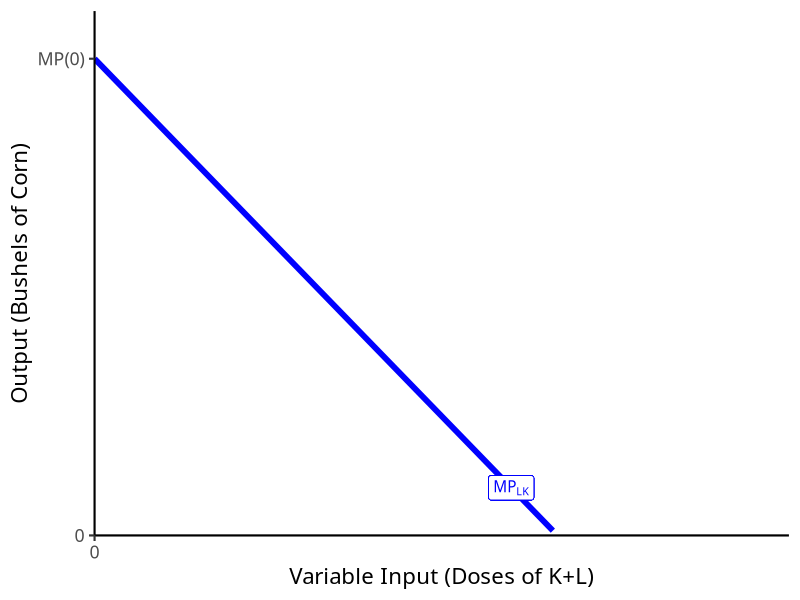
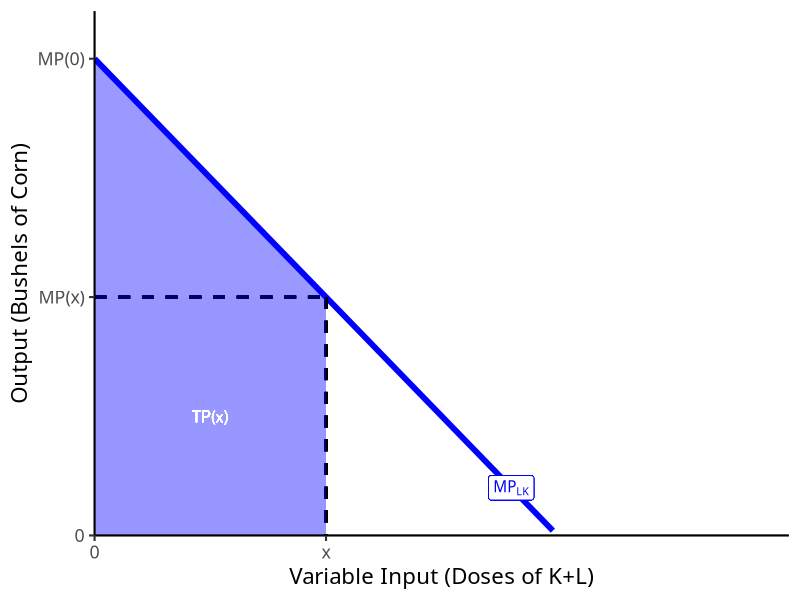
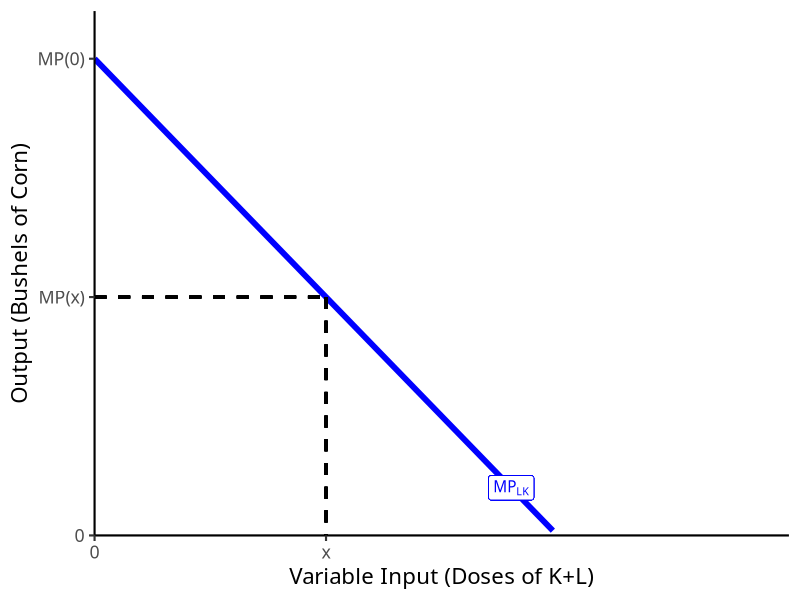
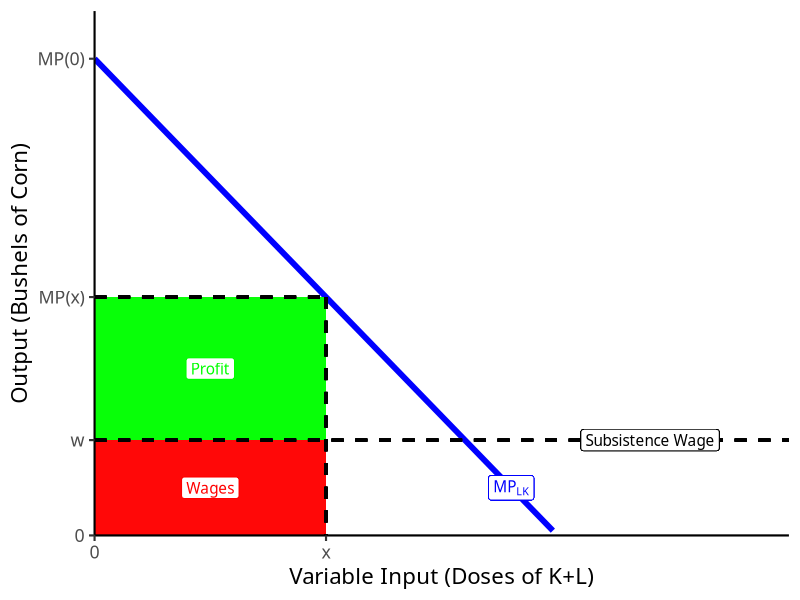
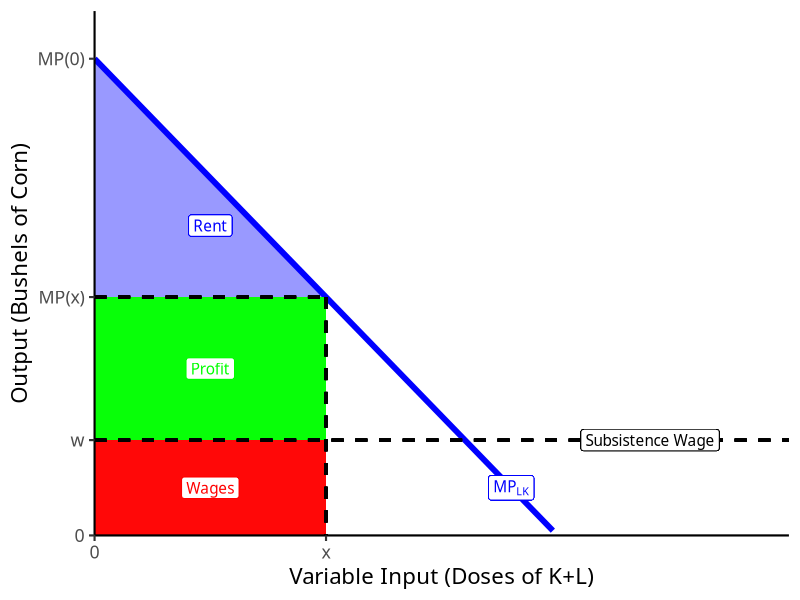
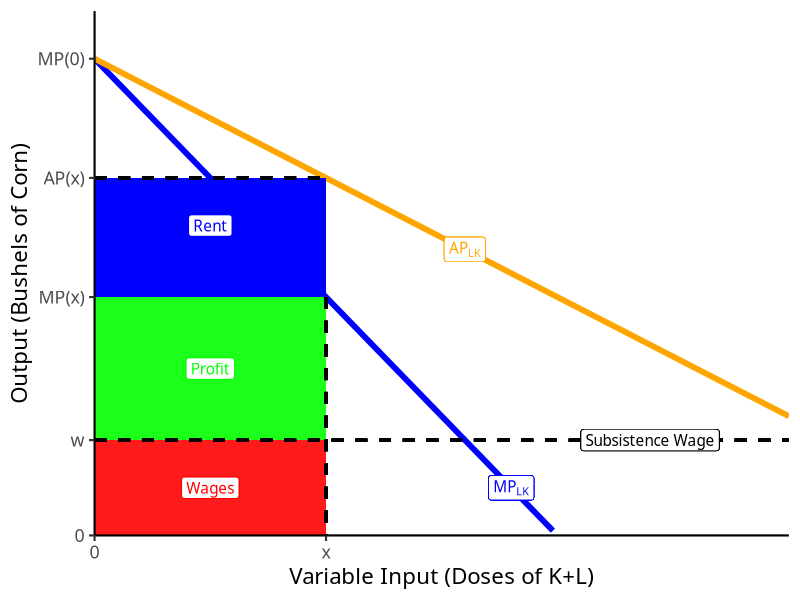
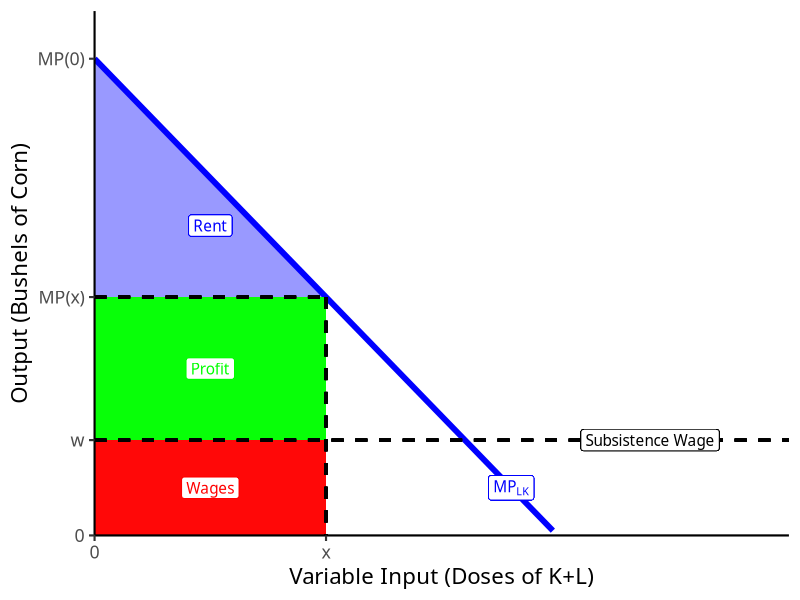
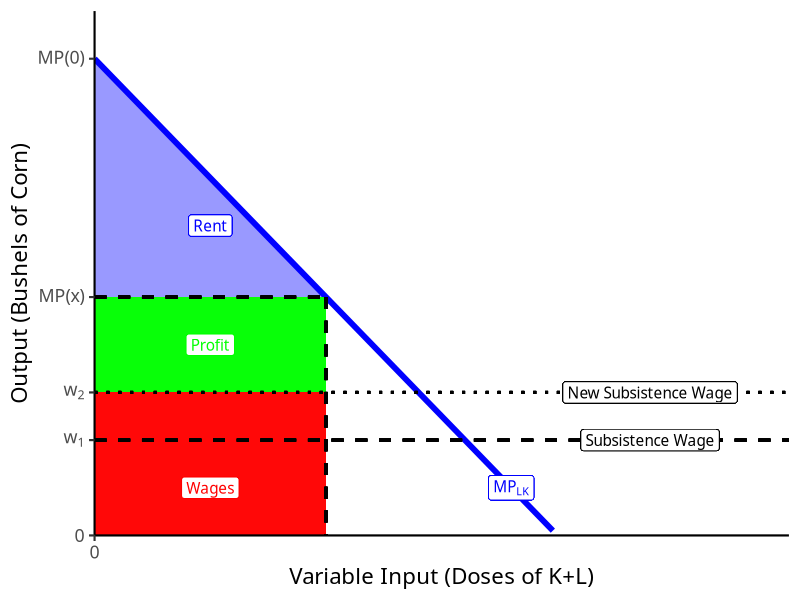

Generate these figures, in order, with R:
## ---- chunk 1
options(htmltools.dir.version = FALSE)
knitr::opts_chunk$set(echo=F,
                      message=F,
                      warning=F)
library(tidyverse)
library(ggrepel)
library(ggthemes)
set.seed(256)
update_geom_defaults("label", list(family = "Fira Sans Condensed"))
## ---- chunk 2
mp=function(x){10-x}
ap=function(x){10-0.5*x}

base<-ggplot(data = tibble(x = 1:10))+
  aes(x=x)+
  stat_function(fun = mp, geom = "line", size = 2, color = "blue")+
  geom_label(x = 9, y = mp(9), color = "blue", label = expression(MP[LK]))+
  #stat_function(fun = ap, geom = "line", size = 2, color = "orange")+
  # geom_label(x = 8, y = ap(8), color = "orange", label = expression(AP[LK]))+
  scale_x_continuous(breaks = c(0),
                     limits = c(0,15),
                     expand = c(0,0))+
  scale_y_continuous(breaks = c(0, 10),
                     labels = c(0,"MP(0)"),
                     limits = c(0,11),
                     expand = c(0,0))+
  labs(x = "Variable Input (Doses of K+L)",
       y = "Output (Bushels of Corn)")+
  theme_classic(base_family = "Fira Sans Condensed", base_size =16)
base
## ---- chunk 3
rent_tri<-tribble(
  ~x, ~y,
  0, 5,
  0, 10,
  5, 5
)

base+
  scale_x_continuous(breaks = c(0,5),
                     labels = c(0, "x"),
                     limits = c(0,15),
                     expand = c(0,0))+
  scale_y_continuous(breaks = c(0,5,10),
                     labels = c(0,"MP(x)", "MP(0)"),
                     limits = c(0,11),
                     expand = c(0,0))+
  geom_segment(x = 0, y = 5, xend = 5, yend = 5, size = 1, linetype = "dashed")+
  geom_segment(x = 5, y = 5, xend = 5, yend = 0, size = 1, linetype = "dashed")+
  geom_polygon(data = rent_tri, aes(x = x , y =y), fill = "blue", alpha = 0.4)+
  geom_rect(xmin = 0, xmax = 5, ymin = 0, ymax = 5, fill = "blue", alpha = 0.05)+
  geom_text(x = 2.5, y = 2.5, label = "TP(x)", color = "white")

## ---- chunk 4
base+
  scale_x_continuous(breaks = c(0,5),
                     labels = c(0, "x"),
                     limits = c(0,15),
                     expand = c(0,0))+
  scale_y_continuous(breaks = c(0,5,10),
                     labels = c(0,"MP(x)", "MP(0)"),
                     limits = c(0,11),
                     expand = c(0,0))+
  geom_segment(x = 0, y = 5, xend = 5, yend = 5, size = 1, linetype = "dashed")+
  geom_segment(x = 5, y = 5, xend = 5, yend = 0, size = 1, linetype = "dashed")

## ---- chunk 5
rent_tri<-tribble(
  ~x, ~y,
  0, 5,
  0, 10,
  5, 5
)

base+
  geom_rect(xmin = 0, ymin = 0, xmax = 5, ymax = 2, fill = "red", alpha = 0.3)+
  geom_label(x = 2.5, y = 1, color = "red", label = "Wages")+
  geom_rect(xmin = 0, ymin = 2, xmax = 5, ymax = 5, fill = "green", alpha = 0.3)+
  geom_label(x = 2.5, y = 3.5, color = "green", label = "Profit")+
  geom_segment(x = 0, y = 5, xend = 5, yend = 5, size = 1, linetype = "dashed")+
  geom_segment(x = 5, y = 5, xend = 5, yend = 0, size = 1, linetype = "dashed")+
  
  # wage fund
  geom_segment(x = 0, y = 2, xend = 15, yend = 2, size = 1, linetype = "dashed")+
  geom_label(x = 12, y = 2, label = "Subsistence Wage")+
    scale_x_continuous(breaks = c(0,5),
                     labels = c(0, "x"),
                     limits = c(0,15),
                     expand = c(0,0))+
  scale_y_continuous(breaks = c(0,2, 5,10),
                     labels = c(0,"w", "MP(x)", "MP(0)"),
                     limits = c(0,11),
                     expand = c(0,0))
## ---- chunk 6
rent_tri<-tribble(
  ~x, ~y,
  0, 5,
  0, 10,
  5, 5
)

base+
  geom_rect(xmin = 0, ymin = 0, xmax = 5, ymax = 2, fill = "red", alpha = 0.3)+
  geom_label(x = 2.5, y = 1, color = "red", label = "Wages")+
  geom_rect(xmin = 0, ymin = 2, xmax = 5, ymax = 5, fill = "green", alpha = 0.3)+
  geom_label(x = 2.5, y = 3.5, color = "green", label = "Profit")+
  geom_polygon(data = rent_tri, aes(x = x , y =y), fill = "blue", alpha = 0.4)+
  geom_label(x = 2.5, y = 6.5, color = "blue", label = "Rent")+
  
  geom_segment(x = 0, y = 5, xend = 5, yend = 5, size = 1, linetype = "dashed")+
  geom_segment(x = 5, y = 5, xend = 5, yend = 0, size = 1, linetype = "dashed")+
  
  # wage fund
  geom_segment(x = 0, y = 2, xend = 15, yend = 2, size = 1, linetype = "dashed")+
  geom_label(x = 12, y = 2, label = "Subsistence Wage")+
    scale_x_continuous(breaks = c(0,5),
                     labels = c(0, "x"),
                     limits = c(0,15),
                     expand = c(0,0))+
  scale_y_continuous(breaks = c(0,2, 5,10),
                     labels = c(0,"w", "MP(x)", "MP(0)"),
                     limits = c(0,11),
                     expand = c(0,0))
## ---- chunk 7
base+
  stat_function(fun = ap, geom = "line", size = 2, color = "orange")+
  geom_label(x = 8, y = ap(8), color = "orange", label = expression(AP[LK]))+
  geom_rect(xmin = 0, ymin = 0, xmax = 5, ymax = 2, fill = "red", alpha = 0.2)+
  geom_label(x = 2.5, y = 1, color = "red", label = "Wages")+
  geom_rect(xmin = 0, ymin = 2, xmax = 5, ymax = 5, fill = "green", alpha = 0.2)+
  geom_label(x = 2.5, y = 3.5, color = "green", label = "Profit")+
  geom_rect(xmin = 0, ymin = 5, xmax = 5, ymax = ap(5), fill = "blue", alpha = 0.4)+
  geom_label(x = 2.5, y = 6.5, color = "blue", label = "Rent")+
  
  geom_segment(x = 0, y = ap(5), xend = 5, yend = ap(5), size = 1, linetype = "dashed")+
  geom_segment(x = 5, y = 5, xend = 5, yend = 0, size = 1, linetype = "dashed")+
  
  # wage fund
  geom_segment(x = 0, y = 2, xend = 15, yend = 2, size = 1, linetype = "dashed")+
  geom_label(x = 12, y = 2, label = "Subsistence Wage")+
  scale_x_continuous(breaks = c(0,5),
                     labels = c(0, "x"),
                     limits = c(0,15),
                     expand = c(0,0))+
  scale_y_continuous(breaks = c(0,2,5, ap(5),10),
                     labels = c(0,"w", "MP(x)", "AP(x)", "MP(0)"),
                     limits = c(0,11),
                     expand = c(0,0))
## ---- chunk 8
rent_tri<-tribble(
  ~x, ~y,
  0, 5,
  0, 10,
  5, 5
)

base+
  geom_rect(xmin = 0, ymin = 0, xmax = 5, ymax = 2, fill = "red", alpha = 0.3)+
  geom_label(x = 2.5, y = 1, color = "red", label = "Wages")+
  geom_rect(xmin = 0, ymin = 2, xmax = 5, ymax = 5, fill = "green", alpha = 0.3)+
  geom_label(x = 2.5, y = 3.5, color = "green", label = "Profit")+
  geom_polygon(data = rent_tri, aes(x = x , y =y), fill = "blue", alpha = 0.4)+
  geom_label(x = 2.5, y = 6.5, color = "blue", label = "Rent")+
  
  geom_segment(x = 0, y = 5, xend = 5, yend = 5, size = 1, linetype = "dashed")+
  geom_segment(x = 5, y = 5, xend = 5, yend = 0, size = 1, linetype = "dashed")+
  
  # wage fund
  geom_segment(x = 0, y = 2, xend = 15, yend = 2, size = 1, linetype = "dashed")+
  geom_label(x = 12, y = 2, label = "Subsistence Wage")+
scale_x_continuous(breaks = c(0,5),
                     labels = c(0, "x"),
                     limits = c(0,15),
                     expand = c(0,0))+
  scale_y_continuous(breaks = c(0,2,5,10),
                     labels = c(0,"w", "MP(x)", "MP(0)"),
                     limits = c(0,11),
                     expand = c(0,0))
## ---- chunk 9
base+
  geom_rect(xmin = 0, ymin = 0, xmax = 5, ymax = 3, fill = "red", alpha = 0.3)+
  geom_label(x = 2.5, y = 1, color = "red", label = "Wages")+
  geom_rect(xmin = 0, ymin = 3, xmax = 5, ymax = 5, fill = "green", alpha = 0.3)+
  geom_label(x = 2.5, y = 4, color = "green", label = "Profit")+
  geom_polygon(data = rent_tri, aes(x = x , y =y), fill = "blue", alpha = 0.4)+
  geom_label(x = 2.5, y = 6.5, color = "blue", label = "Rent")+
  
  geom_segment(x = 0, y = 5, xend = 5, yend = 5, size = 1, linetype = "dashed")+
  geom_segment(x = 5, y = 5, xend = 5, yend = 0, size = 1, linetype = "dashed")+
  
  # wage fund
  geom_segment(x = 0, y = 2, xend = 15, yend = 2, size = 1, linetype = "dashed")+
  geom_label(x = 12, y = 2, label = "Subsistence Wage")+
  
  # wage fund 2
  geom_segment(x = 0, y = 3, xend = 15, yend = 3, size = 1, linetype = "dotted")+
  geom_label(x = 12, y = 3, label = "New Subsistence Wage")+
  
  scale_y_continuous(breaks = c(0,2,3,5,10),
                     labels = c(0,expression(w[1]), expression(w[2]), "MP(x)", "MP(0)"),
                     limits = c(0,11),
                     expand = c(0,0))

## ---- chunk 10
rent_2<-tribble(
  ~x, ~y,
  0, 10,
  0, 3,
  7,3
)

base+
  geom_rect(xmin = 0, ymin = 0, xmax = 7, ymax = 2, fill = "red", alpha = 0.3)+
  geom_label(x = 2.5, y = 1, color = "red", label = "Wages")+
  geom_rect(xmin = 0, ymin = 2, xmax = 7, ymax = 3, fill = "green", alpha = 0.3)+
  geom_label(x = 2.5, y = 2.5, color = "green", label = "Profit")+
  geom_polygon(data = rent_2, aes(x = x , y =y), fill = "blue", alpha = 0.4)+
  geom_label(x = 2.5, y = 5.5, color = "blue", label = "Rent")+
  
  geom_segment(x = 0, y = 5, xend = 5, yend = 5, size = 1, linetype = "dashed")+
  geom_segment(x = 5, y = 5, xend = 5, yend = 0, size = 1, linetype = "dashed")+
  
  # wage fund
  geom_segment(x = 0, y = 2, xend = 15, yend = 2, size = 1, linetype = "dashed")+
  geom_label(x = 12, y = 2, label = "Subsistence Wage")+
  
  # new output 
  geom_segment(x = 0, y = 3, xend = 7, yend = 3, size = 1, linetype = "dashed")+
  geom_segment(x = 7, y = 3, xend = 7, yend = 0, size = 1, linetype = "dashed")+
  
  scale_x_continuous(breaks = c(0,5, 7),
                     labels = c(0, expression(x[1]), expression(x[2])),
                     limits = c(0,15),
                     expand = c(0,0))+
  scale_y_continuous(breaks = c(0,2,3,5,10),
                     labels = c(0,expression(w[1]), expression(MP(x[2])), expression(MP(x[1])), "MP(0)"),
                     limits = c(0,11),
                     expand = c(0,0))

## ---- chunk 11
rent_3<-tribble(
  ~x, ~y,
  0, 10,
  0, 2,
  8,2
)

base+
  geom_rect(xmin = 0, ymin = 0, xmax = 8, ymax = 2, fill = "red", alpha = 0.3)+
  geom_label(x = 2.5, y = 1, color = "red", label = "Wages")+
  geom_polygon(data = rent_3, aes(x = x , y =y), fill = "blue", alpha = 0.4)+
  geom_label(x = 2.5, y = 5.5, color = "blue", label = "Rent")+
  
  geom_segment(x = 0, y = 5, xend = 5, yend = 5, size = 1, linetype = "dashed")+
  geom_segment(x = 5, y = 5, xend = 5, yend = 0, size = 1, linetype = "dashed")+
  
  # wage fund
  geom_segment(x = 0, y = 2, xend = 15, yend = 2, size = 1, linetype = "dashed")+
  geom_label(x = 12, y = 2, label = "Subsistence Wage")+
  
  # new output 
  geom_segment(x = 0, y = 3, xend = 7, yend = 3, size = 1, linetype = "dashed")+
  geom_segment(x = 7, y = 3, xend = 7, yend = 0, size = 1, linetype = "dashed")+
  
  # SS 
  geom_segment(x = 8, y = 2, xend = 8, yend = 0, size = 1, linetype = "dashed")+

  scale_x_continuous(breaks = c(0,5, 7, 8),
                     labels = c(0, expression(x[1]), expression(x[2]), expression(x[SS])),
                     limits = c(0,15),
                     expand = c(0,0))+
  scale_y_continuous(breaks = c(0,2,3,5,10),
                     labels = c(0,expression(MP(x[SS])), expression(MP(x[2])), expression(MP(x[1])), "MP(0)"),
                     limits = c(0,11),
                     expand = c(0,0))

## ---- chunk 12
rent_3<-tribble(
  ~x, ~y,
  0, 10,
  0, 2,
  8,2
)

base+
  geom_rect(xmin = 0, ymin = 0, xmax = 8, ymax = 2, fill = "red", alpha = 0.3)+
  geom_label(x = 2.5, y = 1, color = "red", label = "Wages")+
  geom_polygon(data = rent_3, aes(x = x , y =y), fill = "blue", alpha = 0.4)+
  geom_label(x = 2.5, y = 5.5, color = "blue", label = "Rent")+
  
  geom_segment(x = 0, y = 5, xend = 5, yend = 5, size = 1, linetype = "dashed")+
  geom_segment(x = 5, y = 5, xend = 5, yend = 0, size = 1, linetype = "dashed")+
  
  # wage fund
  geom_segment(x = 0, y = 2, xend = 15, yend = 2, size = 1, linetype = "dashed")+
  geom_label(x = 12, y = 2, label = "Subsistence Wage")+
  
  # new output 
  geom_segment(x = 0, y = 3, xend = 7, yend = 3, size = 1, linetype = "dashed")+
  geom_segment(x = 7, y = 3, xend = 7, yend = 0, size = 1, linetype = "dashed")+
  
  # SS 
  geom_segment(x = 8, y = 2, xend = 8, yend = 0, size = 1, linetype = "dashed")+

  scale_x_continuous(breaks = c(0,5, 7, 8),
                     labels = c(0, expression(x[1]), expression(x[2]), expression(x[SS])),
                     limits = c(0,15),
                     expand = c(0,0))+
  scale_y_continuous(breaks = c(0,2,3,5,10),
                     labels = c(0,expression(MP(x[SS])), expression(MP(x[2])), expression(MP(x[1])), "MP(0)"),
                     limits = c(0,11),
                     expand = c(0,0))

## ---- chunk 13
m_demand=function(x){4/x}

pp1 <- ggplot(data = tibble(x=1:10),aes(x=x))+
  stat_function(fun=m_demand, geom="line", size=2, color="blue")+
  annotate(geom="label",x=4.5,y=m_demand(4.5),color="blue",size=5,label=expression(M^{D}))+
  geom_vline(xintercept=2, size=2, color="red")+
  annotate(geom="label",x=2,y=4.5,color="red",size=5,label=expression(M^{S}))+
  geom_segment(x = 0, y = 1, xend=4, yend= 1, size = 1, linetype = "dashed")+
  geom_segment(x = 4, y = 1, xend=4, yend=0, size=1, linetype="dotted")+
  labs(x = "Quantity of Money, M",
       y = "Value of Money, 1/P",
       title = "The Market for Cash Balances")+
  scale_x_continuous(breaks=c(2,4),
                     labels=c(expression(q[S]),expression(q[D])),
                     limits=c(0,5),
                     expand=c(0,0))+
  scale_y_continuous(breaks = c(1),
                     labels = c(expression(PPM[1])),
                     limits=c(0,5),
                     expand=c(0,0))+
  theme_classic(base_family = "Fira Sans Condensed", base_size = 14)

pp1 +   annotate("segment", x = 2, xend = 4, y = 1, yend = 1, color = "purple", size=2, alpha=1, arrow=arrow(length=unit(0.5,"cm"), ends="both", type="closed"))+
    geom_label(x=3,y=1, label="Excess Demand", color = "purple")


## ---- chunk 14
pp1+
  annotate("segment", x = 3.75, xend = 2.25, y = 1.25, yend = 2, color = "purple", size=2, alpha=1, arrow=arrow(length=unit(0.5,"cm"), ends="last", type="closed"))
## ---- chunk 15
pp1+
  annotate("segment", x = 3.75, xend = 2.25, y = 1.25, yend = 2, color = "purple", size=2, alpha=1, arrow=arrow(length=unit(0.5,"cm"), ends="last", type="closed"))+
    geom_segment(x = 0, xend = 2, y = 2, yend = 2, size = 1, linetype = "dotted")+
  scale_x_continuous(breaks=c(2),
                     labels=c(expression(q[S]==q[D])),
                     limits=c(0,5),
                     expand=c(0,0))+
  scale_y_continuous(breaks = c(1,2),
                     labels = c(expression(PPM[1]), expression(PPM[2])),
                     limits=c(0,5),
                     expand=c(0,0))

